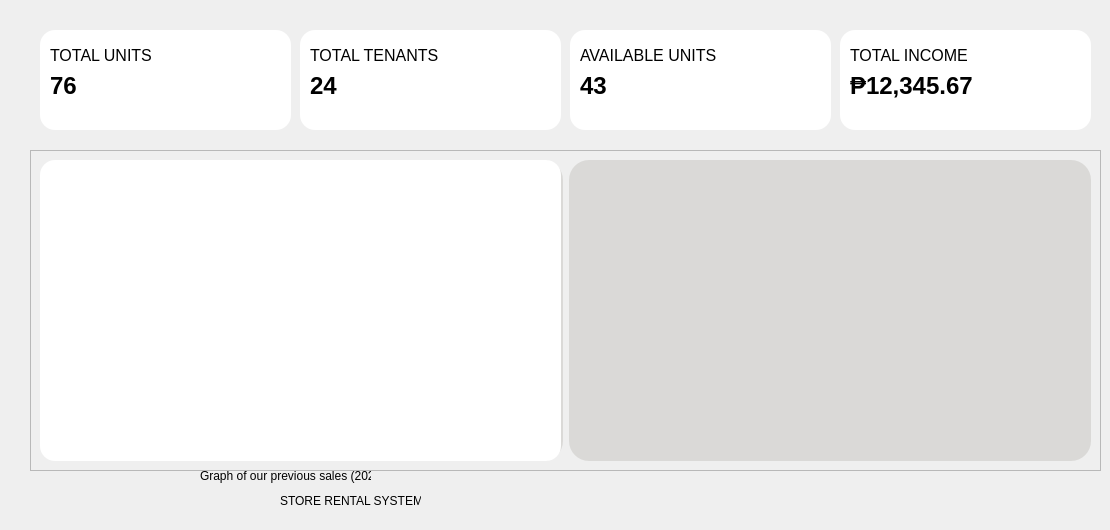
      <widget class="QWidget" name="DashBoardPage">
       <widget class="QFrame" name="frame_7">
        <property name="geometry">
         <rect>
          <x>40</x>
          <y>30</y>
          <width>251</width>
          <height>100</height>
         </rect>
        </property>
        <property name="styleSheet">
         <string notr="true">background-color:rgba(255, 255, 255, 255);
	border-radius: 15px;</string>
        </property>
        <property name="frameShape">
         <enum>QFrame::StyledPanel</enum>
        </property>
        <property name="frameShadow">
         <enum>QFrame::Raised</enum>
        </property>
        <widget class="QLabel" name="label_7">
         <property name="geometry">
          <rect>
           <x>10</x>
           <y>10</y>
           <width>171</width>
           <height>31</height>
          </rect>
         </property>
         <property name="font">
          <font>
           <pointsize>-1</pointsize>
          </font>
         </property>
         <property name="styleSheet">
          <string notr="true">font-size: 16px;</string>
         </property>
         <property name="text">
          <string>TOTAL UNITS</string>
         </property>
        </widget>
        <widget class="QLabel" name="TotalUnits_3">
         <property name="geometry">
          <rect>
           <x>10</x>
           <y>40</y>
           <width>71</width>
           <height>31</height>
          </rect>
         </property>
         <property name="font">
          <font>
           <pointsize>18</pointsize>
           <bold>true</bold>
          </font>
         </property>
         <property name="styleSheet">
          <string notr="true"/>
         </property>
         <property name="text">
          <string>76</string>
         </property>
        </widget>
       </widget>
       <widget class="QFrame" name="frame_8">
        <property name="geometry">
         <rect>
          <x>300</x>
          <y>30</y>
          <width>261</width>
          <height>100</height>
         </rect>
        </property>
        <property name="styleSheet">
         <string notr="true">background-color:rgba(255, 255, 255, 255);
	border-radius: 15px;</string>
        </property>
        <property name="frameShape">
         <enum>QFrame::StyledPanel</enum>
        </property>
        <property name="frameShadow">
         <enum>QFrame::Raised</enum>
        </property>
        <widget class="QLabel" name="label_8">
         <property name="geometry">
          <rect>
           <x>10</x>
           <y>10</y>
           <width>221</width>
           <height>31</height>
          </rect>
         </property>
         <property name="font">
          <font>
           <pointsize>-1</pointsize>
          </font>
         </property>
         <property name="styleSheet">
          <string notr="true">font-size: 16px;</string>
         </property>
         <property name="text">
          <string>TOTAL TENANTS</string>
         </property>
        </widget>
        <widget class="QLabel" name="TotalTenants_2">
         <property name="geometry">
          <rect>
           <x>10</x>
           <y>40</y>
           <width>71</width>
           <height>31</height>
          </rect>
         </property>
         <property name="font">
          <font>
           <pointsize>18</pointsize>
           <bold>true</bold>
          </font>
         </property>
         <property name="text">
          <string>24</string>
         </property>
        </widget>
       </widget>
       <widget class="QFrame" name="frame_9">
        <property name="geometry">
         <rect>
          <x>570</x>
          <y>30</y>
          <width>261</width>
          <height>100</height>
         </rect>
        </property>
        <property name="styleSheet">
         <string notr="true">background-color:rgba(255, 255, 255, 255);
	border-radius: 15px;</string>
        </property>
        <property name="frameShape">
         <enum>QFrame::StyledPanel</enum>
        </property>
        <property name="frameShadow">
         <enum>QFrame::Raised</enum>
        </property>
        <widget class="QLabel" name="label_9">
         <property name="geometry">
          <rect>
           <x>10</x>
           <y>10</y>
           <width>241</width>
           <height>31</height>
          </rect>
         </property>
         <property name="font">
          <font>
           <pointsize>-1</pointsize>
          </font>
         </property>
         <property name="styleSheet">
          <string notr="true">font-size: 16px;
</string>
         </property>
         <property name="text">
          <string>AVAILABLE UNITS</string>
         </property>
        </widget>
        <widget class="QLabel" name="AvailableUnits_2">
         <property name="geometry">
          <rect>
           <x>10</x>
           <y>40</y>
           <width>81</width>
           <height>31</height>
          </rect>
         </property>
         <property name="font">
          <font>
           <pointsize>18</pointsize>
           <bold>true</bold>
          </font>
         </property>
         <property name="text">
          <string>43</string>
         </property>
        </widget>
       </widget>
       <widget class="QFrame" name="frame_10">
        <property name="geometry">
         <rect>
          <x>840</x>
          <y>30</y>
          <width>251</width>
          <height>100</height>
         </rect>
        </property>
        <property name="styleSheet">
         <string notr="true">background-color:rgba(255, 255, 255, 255);
	border-radius: 15px;</string>
        </property>
        <property name="frameShape">
         <enum>QFrame::StyledPanel</enum>
        </property>
        <property name="frameShadow">
         <enum>QFrame::Raised</enum>
        </property>
        <widget class="QLabel" name="label_10">
         <property name="geometry">
          <rect>
           <x>10</x>
           <y>10</y>
           <width>211</width>
           <height>31</height>
          </rect>
         </property>
         <property name="font">
          <font>
           <pointsize>-1</pointsize>
          </font>
         </property>
         <property name="styleSheet">
          <string notr="true">font-size: 16px;</string>
         </property>
         <property name="text">
          <string>TOTAL INCOME</string>
         </property>
        </widget>
        <widget class="QLabel" name="TotalEarnings_2">
         <property name="geometry">
          <rect>
           <x>10</x>
           <y>40</y>
           <width>171</width>
           <height>31</height>
          </rect>
         </property>
         <property name="font">
          <font>
           <pointsize>18</pointsize>
           <bold>true</bold>
          </font>
         </property>
         <property name="text">
          <string>₱12,345.67</string>
         </property>
        </widget>
       </widget>
       <widget class="QFrame" name="frame_11">
        <property name="geometry">
         <rect>
          <x>30</x>
          <y>150</y>
          <width>1071</width>
          <height>321</height>
         </rect>
        </property>
        <property name="frameShape">
         <enum>QFrame::StyledPanel</enum>
        </property>
        <property name="frameShadow">
         <enum>QFrame::Raised</enum>
        </property>
        <layout class="QHBoxLayout" name="horizontalLayout">
         <item>
          <widget class="QGroupBox" name="LineGraph">
           <property name="styleSheet">
            <string notr="true">background-color:#DAD9D7;
	border-radius: 20px;</string>
           </property>
           <widget class="QLabel" name="label_2">
            <property name="geometry">
             <rect>
              <x>0</x>
              <y>0</y>
              <width>521</width>
              <height>301</height>
             </rect>
            </property>
            <property name="styleSheet">
             <string notr="true">border-image: url(:/gif/0ce63627-22f5-4edd-8aa4-0354da584418.jpg);
background-color: #ffffff;
	border-radius: 15px;</string>
            </property>
            <property name="text">
             <string/>
            </property>
           </widget>
          </widget>
         </item>
         <item>
          <widget class="QWidget" name="GIF" native="true">
           <property name="styleSheet">
            <string notr="true">background-color:#DAD9D7;
	border-radius: 20px;</string>
           </property>
          </widget>
         </item>
        </layout>
       </widget>
       <widget class="QLabel" name="TotalUnits_10">
        <property name="geometry">
         <rect>
          <x>280</x>
          <y>480</y>
          <width>141</width>
          <height>41</height>
         </rect>
        </property>
        <property name="font">
         <font>
          <family>MS Shell Dlg 2</family>
          <pointsize>8</pointsize>
          <italic>false</italic>
          <bold>false</bold>
         </font>
        </property>
        <property name="styleSheet">
         <string notr="true">font-size: 12px;
font: 8pt &quot;MS Shell Dlg 2&quot;;
bold: off;</string>
        </property>
        <property name="text">
         <string>STORE RENTAL SYSTEM</string>
        </property>
       </widget>
       <widget class="QLabel" name="TotalUnits_11">
        <property name="geometry">
         <rect>
          <x>200</x>
          <y>460</y>
          <width>171</width>
          <height>31</height>
         </rect>
        </property>
        <property name="font">
         <font>
          <family>MS Shell Dlg 2</family>
          <pointsize>8</pointsize>
          <italic>false</italic>
          <bold>false</bold>
         </font>
        </property>
        <property name="styleSheet">
         <string notr="true">font-size: 12px;
font: 8pt &quot;MS Shell Dlg 2&quot;;
bold: off;</string>
        </property>
        <property name="text">
         <string>Graph of our previous sales (2022)</string>
        </property>
       </widget>
      </widget>
